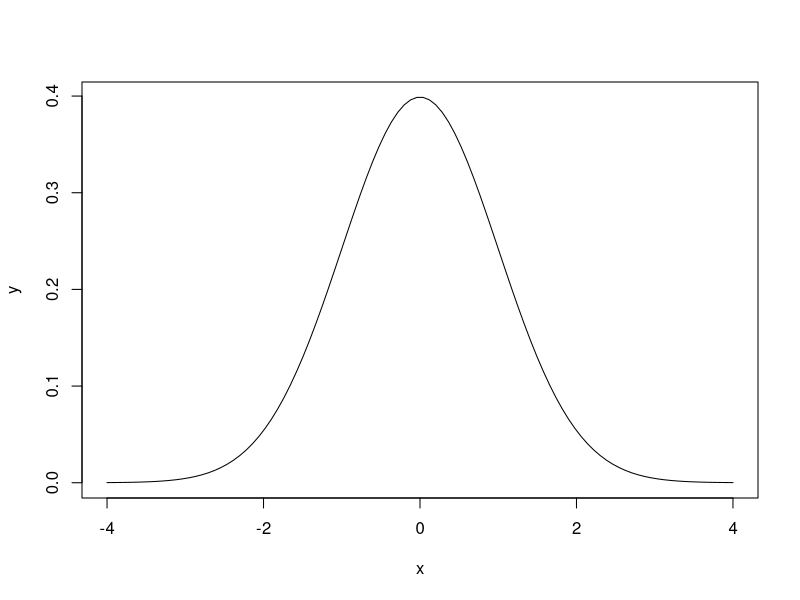
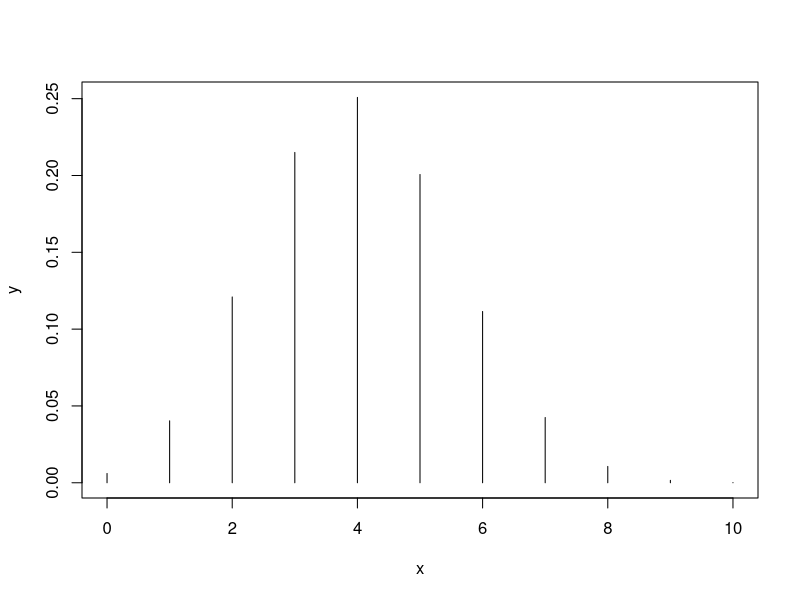
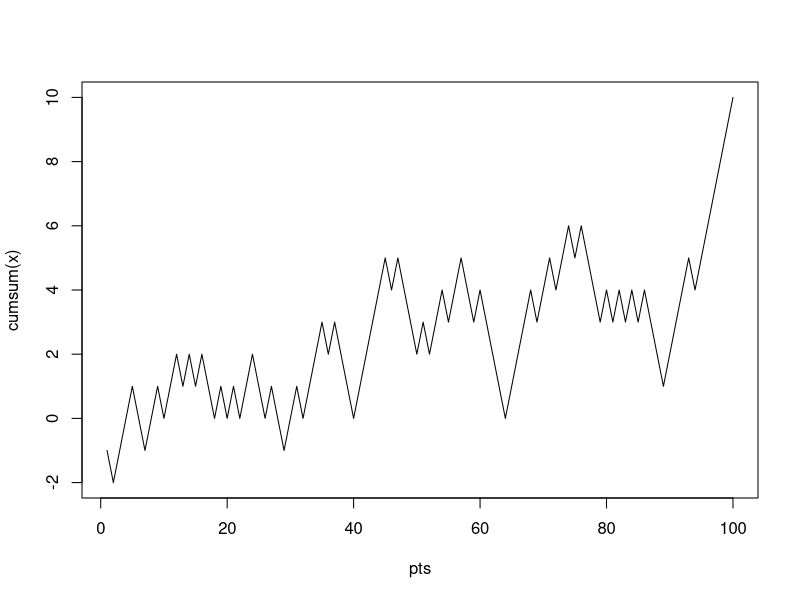

Recreate these plots in R, in order.
# Last lecture we talked about built-in functions
# sqrt, abs, sin, cos, log, exp
# More today!

# 
# Functions for Rounding
#

# Ceiling: smallest integer greater than the param
ceiling(4.1)

# Floor: the greatest integer smaller than the param
floor(3.3)

# Truncate: get the integer part of the number
trunc(4.6)

# Round: follows standard rounding rules (I think)
round(9.49)
round(9.50)

# Sorting from smallest to largest
x <- c(1, 3, 10, 5)
sort(x)
# Sorting from largest to smallest
sort(x, decreasing = TRUE)

# Getting the sum of all the elements in x
sum(x)

# Getting the mean
mean(x)

# Multiplies all elements in a vector
prod(x)

# Cumulative things
cumsum(x)
cumprod(x)

# Min and Max
min(x)
max(x)

# Comparing vectors element-wise
x <- c(1, 3, 10, 5)
y <- c(10, 2, 3, 5)
pmin(x, y)
pmax(x, y)

# Statistical jargon
var(x)
sd(x)

#  
# Structured vectors
#

# seq(start, end, by), end is inclusive.
seq(1, 100, by = 2)

# length specifies ???
seq (0, 10, length = 21)
seq(0, 10, by = 0.1)

# rep(thing to repeat, number of times to repeat it)
rep(0, 10)
rep(c(1, 2, 3), 2)

############################
# CHAPTER TWO: Probability #
############################

#
# 2.1: Probability Distributions
#


# pnorm gives CDF
# dnorm gives density (or probability mass function for a discrete var)
# qnorm gives the normal quantile function
# rnorm gives normal random variables

# Density of N(2, 3^2) at x = 5
dnorm(5, mean = 2, sd = 3)

# Find P(X <= 3)
pnorm(3, mean = 2, sd = 3)

# 95th percentile of N(0, 1)
qnorm(0.95)

# Generate random variables
rnorm(10, mean = 2, sd = 2)

# Other distributions include beta, cauchy, gamma, t, F, etc.
rbeta(10, 2, 3)
x <- seq(-4, 4, length = 100)
y <- dnorm(x)
plot(x, y, type = "l")

# Discrete distributions

# Binomial
dbinom(2, size = 10, prob = 0.4)
# Also have geom, nbinom, pois


# More on plotting
x <- 0:10
y <- dbinom(x, 10, prob = 0.4)
plot(x, y, type = "h")


#
# 2.2: Simulation - how to reproduce results
#

# Pseudo-random numbers, but good enough
set.seed(1)
runif(10, 0, 1)


# Generating discrete random variables with sample()
sample(10) # is a permutation of 1 to 10 (symmetric group??)

sample(10, replace = TRUE)

x <- sample(c(1, 4, 10),
       size = 1000,
       replace = TRUE,
       prob = c(0.7, 0.1, 0.2))
# The second vector has corresponding probabilities with the first
table(x)


# Example: coins

# Fair coin, head = win $1, tails = lose $1
# play 100 games, simulate game for cum. profit

x <- sample(c(-1, 1), size = 100, replace = TRUE, prob = c(0.5, 0.5))

pts <- 1:100
plot(pts, cumsum(x), type = "l")







